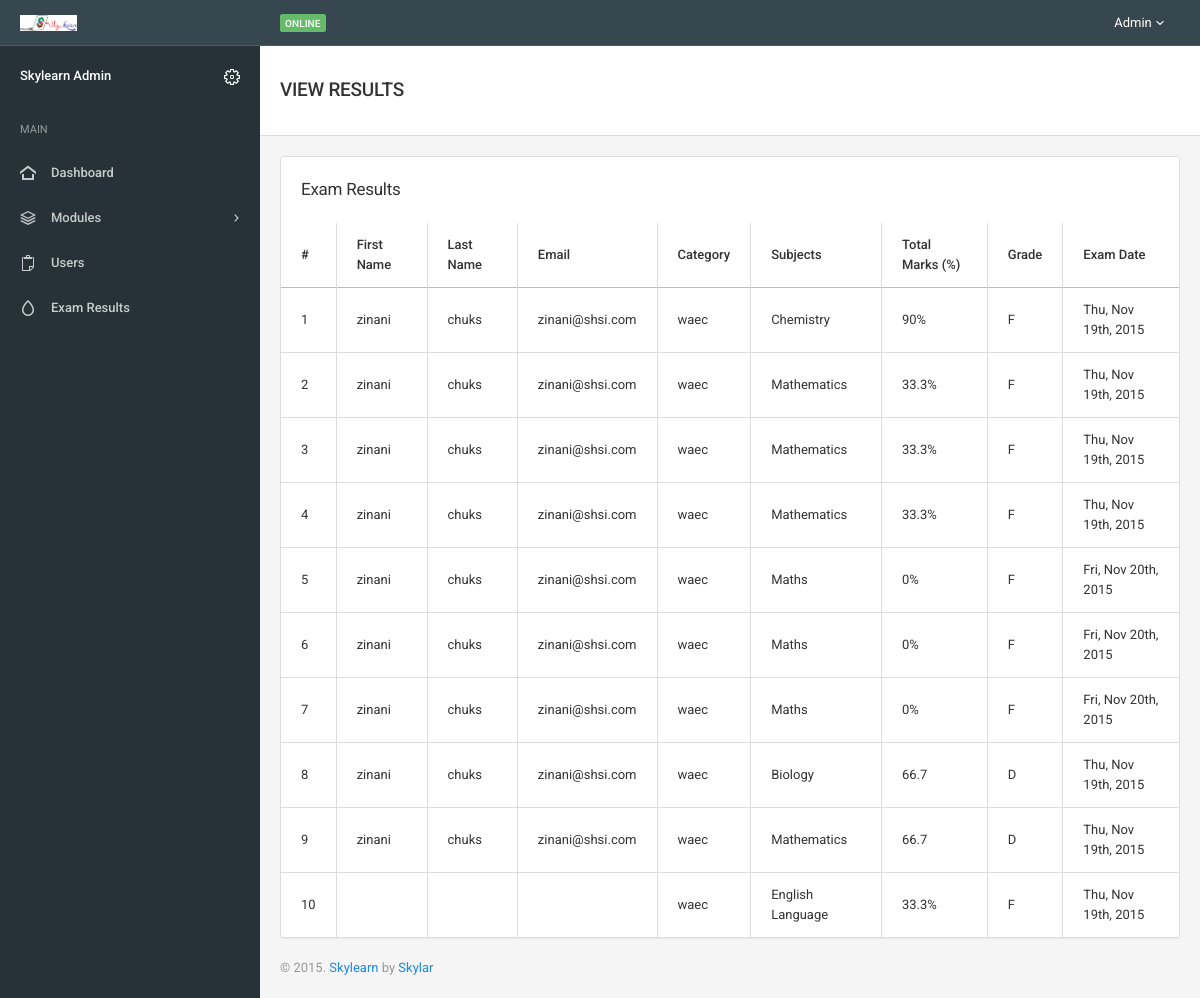
Screenshot of /admin_exam_results.php with the database file from the repository.
### tables this page shows
CREATE TABLE IF NOT EXISTS `examresults` (
  `id` int(11) NOT NULL,
  `username` varchar(255) NOT NULL,
  `email` varchar(255) NOT NULL,
  `cat` varchar(255) NOT NULL,
  `subjects` varchar(255) NOT NULL,
  `totalscore` varchar(50) NOT NULL,
  `totalquestion` int(50) NOT NULL,
  `percentage` varchar(50) NOT NULL,
  `grade` varchar(50) NOT NULL,
  `timetaken` varchar(50) NOT NULL,
  `examdate` int(50) NOT NULL,
  `totalq` int(11) NOT NULL,
  `canswer` int(11) NOT NULL
);

CREATE TABLE IF NOT EXISTS `users` (
  `id` int(11) NOT NULL,
  `username` varchar(255) NOT NULL,
  `password` varchar(255) NOT NULL,
  `email` varchar(255) NOT NULL,
  `firstname` varchar(255) NOT NULL,
  `lastname` varchar(255) NOT NULL,
  `gender` char(2) NOT NULL,
  `tel` varchar(255) NOT NULL,
  `state` varchar(15) NOT NULL,
  `country` varchar(15) NOT NULL,
  `avatar` varchar(255) NOT NULL,
  `level` tinyint(4) NOT NULL DEFAULT '1',
  `last_login` timestamp NOT NULL DEFAULT CURRENT_TIMESTAMP ON UPDATE CURRENT_TIMESTAMP,
  `timeofreg` int(50) NOT NULL,
  `status` int(10) NOT NULL
);

### admin_exam_results.php (the view, shortened to what this page needs)
<!DOCTYPE html>
<html lang="en">
<head>
	<link href="assets/css/icons/icomoon/styles.css" rel="stylesheet" type="text/css">
	<link href="assets/css/bootstrap.css" rel="stylesheet" type="text/css">
	<link href="assets/css/core.css" rel="stylesheet" type="text/css">
	<link href="assets/css/components.css" rel="stylesheet" type="text/css">
	<link href="assets/css/colors.css" rel="stylesheet" type="text/css">
</head>
<body>
	<?php include "admin_main_nav.php";?>
	<div class="page-container">
		<div class="page-content">
			<?php include "admin_side_bar.php";?>
			<div class="content-wrapper">
				<div class="page-header">
					<div class="page-header-content">
						<div class="page-title">
							<?php
								if(isset($_SESSION['message'])){
									echo $_SESSION['message'];
									unset($_SESSION['message']);
								}else{?>
								<h4> <span class="text-semibold">VIEW RESULTS</span> </h4>
								<?php }
							?>
						</div>
					</div>
				</div>
				<div class="content">
					<div class="panel panel-flat">
						<div class="panel-heading">
							<h5 class="panel-title">Exam Results</h5>
						</div>
						<div class="table-responsive">
							<table class="table table-bordered">
								<thead>
									<tr>
										<th>#</th>
										<th>First Name</th>
										<th>Last Name</th>
										<th>Email</th>
                                        <th>Category</th>
										<th>Subjects</th>
                                        <th>Total Marks (%)</th>
                                        <th>Grade</th>
                                        <th>Exam Date</th>
                                      </tr>
								</thead>
								<tbody>
								<?php
								$query = mysql_query("SELECT * FROM examresults LEFT JOIN users ON examresults.username=users.username ORDER BY users.id DESC");
									$num = mysql_fetch_assoc($query);
											if($num == 0){
												echo "<h2>There are no users in this table.</h2";
												}else{
												$x = 0;
													while($row = mysql_fetch_assoc($query)){
														$firstname = $row['firstname'];
														$lastname = $row['lastname'];
														$cat = $row['cat'];
														$email = $row['email'];
														$subjects = $row['subjects'];
														$grade = $row['grade'];
														$percentage = $row['percentage'];
														$dateofexam = $row['examdate'];
														$ddd = date('D, M jS, Y',$dateofexam);
													$x++;
								?>
									<tr>
										<td><?php echo $x;?></td>
										<td><?php echo $firstname;?></td>
										<td><?php echo $lastname;?></td>
										<td><?php echo $email;?></td>
										<td><?php echo $cat;?></td>
										<td><?php echo $subjects;?></td>
                                        <td><?php echo $percentage;?></td>
                                        <td><?php echo $grade;?></td>
                                        <td><?php echo $ddd;?></td>
									</tr>
								<?php }
												}?>
								</tbody>
							</table>
						</div>
					</div>
					<?php include "footer.php";?>
				</div>
			</div>
		</div>
	</div>
</body>
</html>

### rows the page displays
examresults: users.firstname "zinani", users.lastname "chuks", users.email "zinani@shsi.com", cat "waec", subjects "Chemistry", percentage "90%", grade "F", examdate "Thu, Nov 19th, 2015"
examresults: users.firstname "zinani", users.lastname "chuks", users.email "zinani@shsi.com", cat "waec", subjects "Mathematics", percentage "33.3%", grade "F", examdate "Thu, Nov 19th, 2015"
examresults: users.firstname "zinani", users.lastname "chuks", users.email "zinani@shsi.com", cat "waec", subjects "Mathematics", percentage "33.3%", grade "F", examdate "Thu, Nov 19th, 2015"
examresults: users.firstname "zinani", users.lastname "chuks", users.email "zinani@shsi.com", cat "waec", subjects "Mathematics", percentage "33.3%", grade "F", examdate "Thu, Nov 19th, 2015"
examresults: users.firstname "zinani", users.lastname "chuks", users.email "zinani@shsi.com", cat "waec", subjects "Maths", percentage "0%", grade "F", examdate "Fri, Nov 20th, 2015"
examresults: users.firstname "zinani", users.lastname "chuks", users.email "zinani@shsi.com", cat "waec", subjects "Maths", percentage "0%", grade "F", examdate "Fri, Nov 20th, 2015"
examresults: users.firstname "zinani", users.lastname "chuks", users.email "zinani@shsi.com", cat "waec", subjects "Maths", percentage "0%", grade "F", examdate "Fri, Nov 20th, 2015"
examresults: users.firstname "zinani", users.lastname "chuks", users.email "zinani@shsi.com", cat "waec", subjects "Biology", percentage "66.7", grade "D", examdate "Thu, Nov 19th, 2015"
examresults: users.firstname "zinani", users.lastname "chuks", users.email "zinani@shsi.com", cat "waec", subjects "Mathematics", percentage "66.7", grade "D", examdate "Thu, Nov 19th, 2015"
examresults: cat "waec", subjects "English Language", percentage "33.3%", grade "F", examdate "Thu, Nov 19th, 2015"
